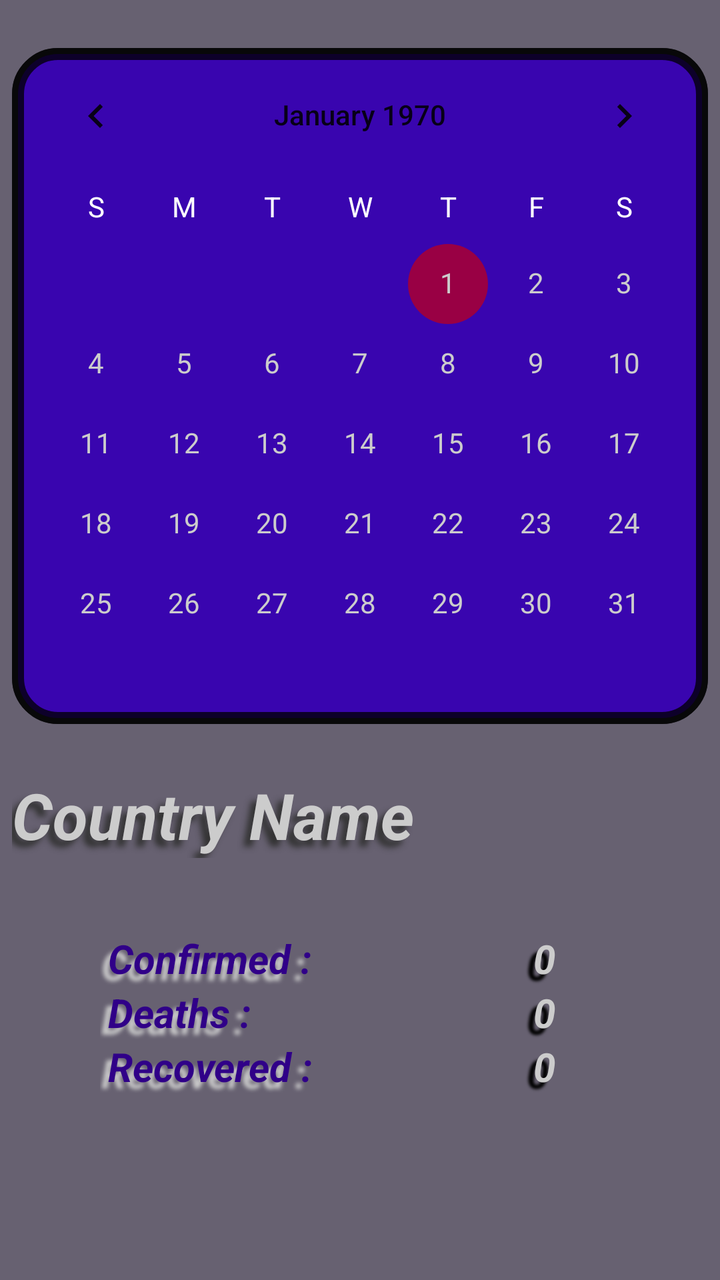
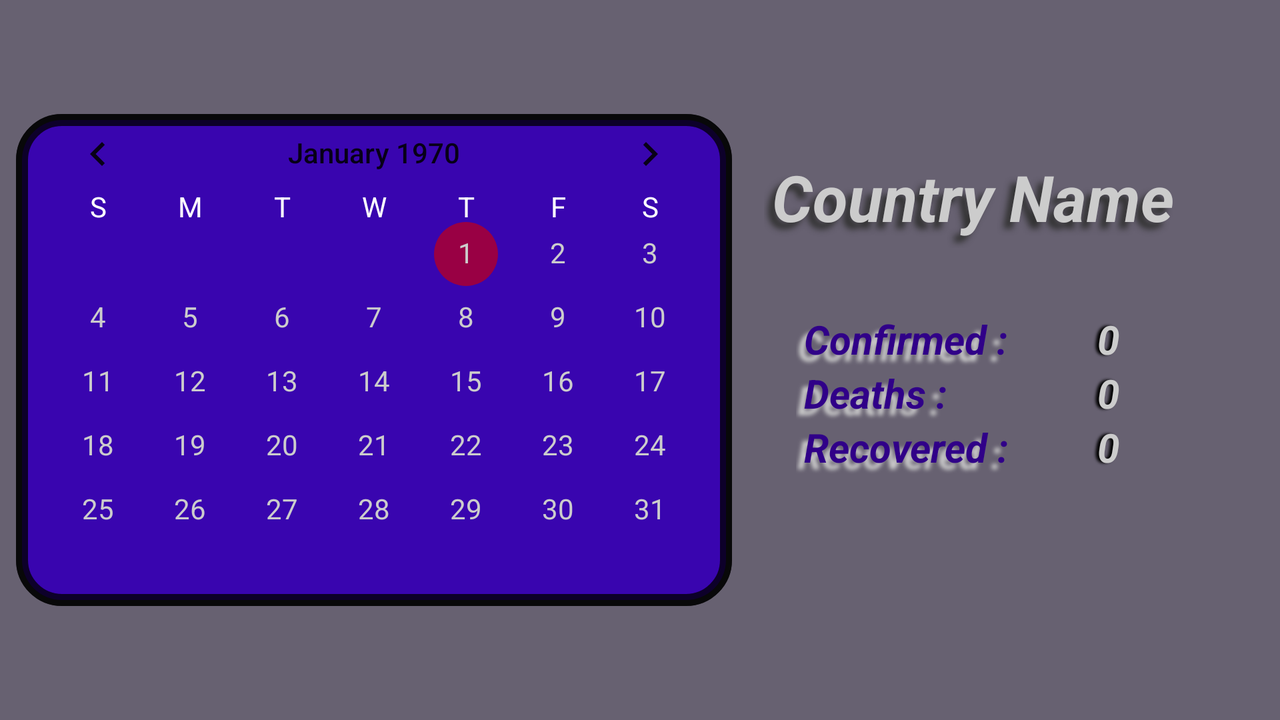

One screen, two layout resources from the same app: the default and the repository's alternative for another configuration. Each is rendered where Android would select it; the XML of both is given below.
<!-- AndroidManifest.xml: application theme AppTheme -->
<!-- res/layout/activity_calendar.xml -->
<?xml version="1.0" encoding="utf-8"?>
<androidx.constraintlayout.widget.ConstraintLayout xmlns:android="http://schemas.android.com/apk/res/android"
    xmlns:app="http://schemas.android.com/apk/res-auto"
    xmlns:tools="http://schemas.android.com/tools"
    android:layout_width="match_parent"
    android:layout_height="match_parent"
    android:background="@color/appBackground"
    tools:context=".CalendarActivity">

    <TextView
        android:id="@+id/calendarconfirmedtxt"
        android:layout_width="wrap_content"
        android:layout_height="wrap_content"
        android:layout_marginEnd="24dp"
        android:paddingStart="4dp"
        android:shadowColor="@color/BtnColor"
        android:shadowDx="-10"
        android:shadowDy="10"
        android:shadowRadius="5"
        android:text="@string/confirmed"
        android:textColor="@color/SimpleText"
        android:textSize="20sp"
        android:textStyle="bold|italic"
        app:layout_constraintBottom_toBottomOf="parent"
        app:layout_constraintEnd_toStartOf="@+id/guideline6"
        app:layout_constraintTop_toBottomOf="@+id/calendarCountry"
        app:layout_constraintVertical_bias="0.19999999"
        tools:ignore="RtlSymmetry" />

    <TextView
        android:id="@+id/calendardeathstxt"
        android:layout_width="wrap_content"
        android:layout_height="wrap_content"
        android:paddingStart="4dp"
        android:shadowColor="@color/BtnColor"
        android:shadowDx="-10"
        android:shadowDy="10"
        android:shadowRadius="5"
        android:text="@string/deaths"
        android:textColor="@color/SimpleText"
        android:textSize="20sp"
        android:textStyle="bold|italic"
        app:layout_constraintStart_toStartOf="@+id/calendarconfirmedtxt"
        app:layout_constraintTop_toBottomOf="@+id/calendarconfirmedtxt"
        tools:ignore="RtlSymmetry" />

    <TextView
        android:id="@+id/calendarrecoveredtxt"
        android:layout_width="wrap_content"
        android:layout_height="wrap_content"
        android:paddingStart="4dp"
        android:shadowColor="@color/BtnColor"
        android:shadowDx="-10"
        android:shadowDy="10"
        android:shadowRadius="5"
        android:text="@string/recovered"
        android:textColor="@color/SimpleText"
        android:textSize="20sp"
        android:textStyle="bold|italic"
        app:layout_constraintStart_toStartOf="@+id/calendardeathstxt"
        app:layout_constraintTop_toBottomOf="@+id/calendardeathstxt"
        tools:ignore="RtlSymmetry" />

    <TextView
        android:id="@+id/calendarRecovered"
        android:layout_width="wrap_content"
        android:layout_height="wrap_content"
        android:paddingStart="4dp"
        android:shadowColor="#000"
        android:shadowDx="-10"
        android:shadowDy="10"
        android:shadowRadius="3"
        android:textColor="@color/BtnColor"
        android:textSize="20sp"
        android:textStyle="bold|italic"
        app:layout_constraintEnd_toEndOf="parent"
        app:layout_constraintStart_toStartOf="@+id/guideline6"
        app:layout_constraintTop_toBottomOf="@+id/calendarDeaths"
        tools:ignore="RtlSymmetry"
        tools:text="0" />

    <TextView
        android:id="@+id/calendarDeaths"
        android:layout_width="wrap_content"
        android:layout_height="wrap_content"
        android:paddingStart="4dp"
        android:shadowColor="#000"
        android:shadowDx="-10"
        android:shadowDy="10"
        android:shadowRadius="3"
        android:textColor="@color/BtnColor"
        android:textSize="20sp"
        android:textStyle="bold|italic"
        app:layout_constraintEnd_toEndOf="parent"
        app:layout_constraintStart_toStartOf="@+id/guideline6"
        app:layout_constraintTop_toBottomOf="@+id/calendarConfirmed"
        tools:ignore="RtlSymmetry"
        tools:text="0" />

    <TextView
        android:id="@+id/calendarConfirmed"
        android:layout_width="wrap_content"
        android:layout_height="wrap_content"
        android:paddingStart="4dp"
        android:shadowColor="#000"
        android:shadowDx="-10"
        android:shadowDy="10"
        android:shadowRadius="3"
        android:textColor="@color/BtnColor"
        android:textSize="20sp"
        android:textStyle="bold|italic"
        app:layout_constraintEnd_toEndOf="parent"
        app:layout_constraintStart_toStartOf="@+id/guideline6"
        app:layout_constraintTop_toTopOf="@+id/calendarconfirmedtxt"
        tools:ignore="RtlSymmetry"
        tools:text="0" />

    <CalendarView
        android:id="@+id/calendarDate"
        android:layout_width="wrap_content"
        android:layout_height="wrap_content"
        android:layout_marginTop="24dp"
        android:background="@drawable/backgroundcalendar"
        android:dateTextAppearance="@style/TextCalendarView"
        android:weekDayTextAppearance="@style/WeekCalendarView"
        app:layout_constraintEnd_toEndOf="parent"
        app:layout_constraintStart_toStartOf="parent"
        app:layout_constraintTop_toTopOf="parent" />


    <TextView
        android:id="@+id/calendarCountry"
        android:layout_width="wrap_content"
        android:layout_height="wrap_content"
        android:layout_marginTop="24dp"
        android:shadowColor="#333"
        android:shadowDx="-10"
        android:shadowDy="10"
        android:shadowRadius="7"
        android:textAllCaps="false"
        android:textColor="@color/BtnColor"
        android:textSize="32sp"
        android:textStyle="bold|italic"
        app:layout_constraintStart_toStartOf="@+id/calendarDate"
        app:layout_constraintTop_toBottomOf="@+id/calendarDate"
        tools:text="Country Name" />

    <androidx.constraintlayout.widget.Guideline
        android:id="@+id/guideline6"
        android:layout_width="wrap_content"
        android:layout_height="wrap_content"
        android:orientation="vertical"
        app:layout_constraintGuide_percent="0.5" />
</androidx.constraintlayout.widget.ConstraintLayout>
<!-- resources referenced by this layout -->
<resources>
  <color name="BtnColor">#CCC</color>
  <color name="SimpleText">#300088</color>
  <color name="appBackground">#676171</color>
  <!-- drawable backgroundcalendar (drawable) -->
  <?xml version="1.0" encoding="utf-8"?>
  <shape xmlns:android="http://schemas.android.com/apk/res/android">
      <solid android:color="#C83700B3"/>
      <corners android:radius="20dp"/>
      <stroke android:color="#B7000000" android:dashGap="6dp" android:width="6dp"/>
  </shape>
  <string name="confirmed">Confirmed :</string>
  <string name="deaths">Deaths :</string>
  <string name="recovered">Recovered :</string>
  <style name="TextCalendarView" parent="android:TextAppearance.DeviceDefault">
          <item name="android:textColor">@color/BtnColor</item>
          <item name="android:weekNumberColor">@color/BtnColor</item>
      </style>
  <style name="WeekCalendarView" parent="android:TextAppearance.DeviceDefault">
          <item name="android:textColor">@color/white</item>
      </style>
  <style name="AppTheme" parent="Theme.AppCompat.Light.NoActionBar">
          
          <item name="colorPrimary">@color/colorPrimaryDark</item>
          <item name="colorPrimaryDark">@color/colorPrimaryDark</item>
          <item name="colorAccent">@color/colorAccent</item>
      </style>
  <color name="white">#FFF</color>
  <color name="colorPrimaryDark">#3700B3</color>
  <color name="colorAccent">#904</color>
</resources>
<!-- res/layout-land/activity_calendar.xml (the repository's variant of the layout above) -->
<!-- drawn on the phone turned sideways -->
<?xml version="1.0" encoding="utf-8"?>
<androidx.constraintlayout.widget.ConstraintLayout
    xmlns:android="http://schemas.android.com/apk/res/android"
    xmlns:app="http://schemas.android.com/apk/res-auto"
    xmlns:tools="http://schemas.android.com/tools"
    android:layout_width="match_parent"
    android:layout_height="match_parent"
    android:background="@color/appBackground">


    <TextView
        android:id="@+id/calendarconfirmedtxt"
        android:layout_width="wrap_content"
        android:layout_height="wrap_content"
        android:layout_marginStart="16dp"
        android:layout_marginTop="32dp"
        android:paddingStart="4dp"
        android:shadowColor="@color/BtnColor"
        android:shadowDx="-10"
        android:shadowDy="10"
        android:shadowRadius="5"
        android:text="@string/confirmed"
        android:textColor="@color/SimpleText"
        android:textSize="20sp"
        android:textStyle="bold|italic"
        app:layout_constraintStart_toStartOf="@+id/calendarCountry"
        app:layout_constraintTop_toBottomOf="@+id/calendarCountry"
        tools:ignore="RtlSymmetry" />

    <TextView
        android:id="@+id/calendardeathstxt"
        android:layout_width="wrap_content"
        android:layout_height="wrap_content"
        android:paddingStart="4dp"
        android:shadowColor="@color/BtnColor"
        android:shadowDx="-10"
        android:shadowDy="10"
        android:shadowRadius="5"
        android:text="@string/deaths"
        android:textColor="@color/SimpleText"
        android:textSize="20sp"
        android:textStyle="bold|italic"
        app:layout_constraintStart_toStartOf="@+id/calendarconfirmedtxt"
        app:layout_constraintTop_toBottomOf="@+id/calendarconfirmedtxt"
        tools:ignore="RtlSymmetry" />

    <TextView
        android:id="@+id/calendarrecoveredtxt"
        android:layout_width="wrap_content"
        android:layout_height="wrap_content"
        android:paddingStart="4dp"
        android:shadowColor="@color/BtnColor"
        android:shadowDx="-10"
        android:shadowDy="10"
        android:shadowRadius="5"
        android:text="@string/recovered"
        android:textColor="@color/SimpleText"
        android:textSize="20sp"
        android:textStyle="bold|italic"
        app:layout_constraintStart_toStartOf="@+id/calendardeathstxt"
        app:layout_constraintTop_toBottomOf="@+id/calendardeathstxt"
        tools:ignore="RtlSymmetry" />

    <TextView
        android:id="@+id/calendarRecovered"
        android:layout_width="wrap_content"
        android:layout_height="wrap_content"
        android:paddingStart="4dp"
        android:shadowColor="#000"
        android:shadowDx="-5"
        android:shadowDy="0"
        android:shadowRadius="3"
        android:textColor="@color/BtnColor"
        android:textSize="20sp"
        android:textStyle="bold|italic"
        app:layout_constraintEnd_toEndOf="@+id/calendarConfirmed"
        app:layout_constraintTop_toBottomOf="@+id/calendarDeaths"
        tools:ignore="RtlSymmetry"
        tools:text="0" />

    <TextView
        android:id="@+id/calendarDeaths"
        android:layout_width="wrap_content"
        android:layout_height="wrap_content"
        android:paddingStart="4dp"
        android:shadowColor="#000"
        android:shadowDx="-5"
        android:shadowDy="0"
        android:shadowRadius="3"
        android:textColor="@color/BtnColor"
        android:textSize="20sp"
        android:textStyle="bold|italic"
        app:layout_constraintEnd_toEndOf="@+id/calendarConfirmed"
        app:layout_constraintTop_toBottomOf="@+id/calendarConfirmed"
        tools:ignore="RtlSymmetry"
        tools:text="0" />


    <TextView
        android:id="@+id/calendarConfirmed"
        android:layout_width="wrap_content"
        android:layout_height="wrap_content"
        android:layout_marginEnd="40dp"
        android:paddingStart="4dp"
        android:shadowColor="#000"
        android:shadowDx="-5"
        android:shadowDy="0"
        android:shadowRadius="3"
        android:textColor="@color/BtnColor"
        android:textSize="20sp"
        android:textStyle="bold|italic"
        app:layout_constraintEnd_toEndOf="parent"
        app:layout_constraintStart_toEndOf="@+id/calendarconfirmedtxt"
        app:layout_constraintTop_toTopOf="@+id/calendarconfirmedtxt"
        tools:ignore="RtlSymmetry"
        tools:text="0" />

    <CalendarView
        android:id="@+id/calendarDate"
        android:layout_width="wrap_content"
        android:layout_height="wrap_content"
        android:layout_marginStart="8dp"
        android:layout_marginTop="16dp"
        android:layout_marginBottom="16dp"
        android:background="@drawable/backgroundcalendar"
        android:dateTextAppearance="@style/TextCalendarView"
        android:weekDayTextAppearance="@style/WeekCalendarView"
        app:layout_constraintBottom_toBottomOf="parent"
        app:layout_constraintStart_toStartOf="parent"
        app:layout_constraintTop_toTopOf="parent" />

    <TextView
        android:id="@+id/calendarCountry"
        android:layout_width="wrap_content"
        android:layout_height="wrap_content"
        android:layout_marginStart="16dp"
        android:layout_marginTop="16dp"
        android:padding="4dp"
        android:shadowColor="#333"
        android:shadowDx="-10"
        android:shadowDy="10"
        android:shadowRadius="7"
        android:textAllCaps="false"
        android:textColor="@color/BtnColor"
        android:textSize="32sp"
        android:textStyle="bold|italic"
        app:layout_constraintStart_toEndOf="@+id/calendarDate"
        app:layout_constraintTop_toTopOf="@+id/calendarDate"
        tools:text="Country Name" />

</androidx.constraintlayout.widget.ConstraintLayout>
